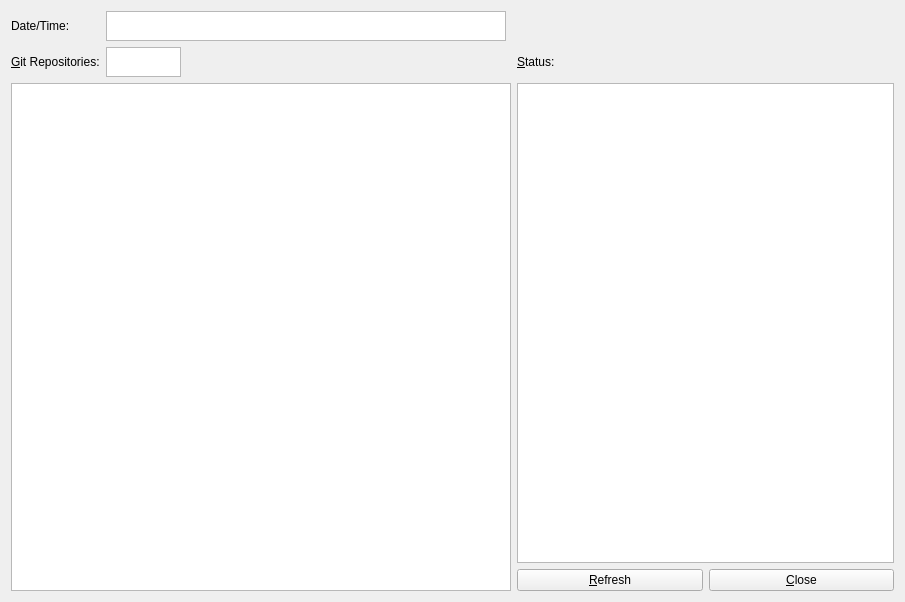
<?xml version="1.0" encoding="UTF-8"?>
<ui version="4.0">
 <author>John Schwartzman</author>
 <class>GitStatus</class>
 <widget class="QDialog" name="GitStatus">
  <property name="geometry">
   <rect>
    <x>0</x>
    <y>0</y>
    <width>905</width>
    <height>602</height>
   </rect>
  </property>
  <property name="sizePolicy">
   <sizepolicy hsizetype="MinimumExpanding" vsizetype="Preferred">
    <horstretch>0</horstretch>
    <verstretch>0</verstretch>
   </sizepolicy>
  </property>
  <property name="windowTitle">
   <string>gitStatus</string>
  </property>
  <property name="windowIcon">
   <iconset>
    <normaloff>git-gui.png</normaloff>git-gui.png</iconset>
  </property>
  <property name="toolTip">
   <string>The gitStatus Application</string>
  </property>
  <property name="statusTip">
   <string/>
  </property>
  <property name="whatsThis">
   <string>The gitStatus Application</string>
  </property>
  <layout class="QGridLayout" name="gridLayout">
   <item row="0" column="0">
    <widget class="QLabel" name="label_2">
     <property name="sizePolicy">
      <sizepolicy hsizetype="Fixed" vsizetype="Fixed">
       <horstretch>0</horstretch>
       <verstretch>0</verstretch>
      </sizepolicy>
     </property>
     <property name="lineWidth">
      <number>1</number>
     </property>
     <property name="text">
      <string>Date/Time:</string>
     </property>
    </widget>
   </item>
   <item row="0" column="1" alignment="Qt::AlignLeft|Qt::AlignTop">
    <widget class="QTextEdit" name="DateTimeEdit">
     <property name="enabled">
      <bool>true</bool>
     </property>
     <property name="sizePolicy">
      <sizepolicy hsizetype="Fixed" vsizetype="Fixed">
       <horstretch>0</horstretch>
       <verstretch>0</verstretch>
      </sizepolicy>
     </property>
     <property name="minimumSize">
      <size>
       <width>400</width>
       <height>30</height>
      </size>
     </property>
     <property name="maximumSize">
      <size>
       <width>400</width>
       <height>30</height>
      </size>
     </property>
     <property name="baseSize">
      <size>
       <width>400</width>
       <height>50</height>
      </size>
     </property>
     <property name="focusPolicy">
      <enum>Qt::NoFocus</enum>
     </property>
     <property name="acceptDrops">
      <bool>false</bool>
     </property>
     <property name="toolTip">
      <string>Date/Time Repositories Last Checked</string>
     </property>
     <property name="whatsThis">
      <string>Date/Time repositories last searched</string>
     </property>
     <property name="layoutDirection">
      <enum>Qt::LeftToRight</enum>
     </property>
     <property name="verticalScrollBarPolicy">
      <enum>Qt::ScrollBarAlwaysOff</enum>
     </property>
    </widget>
   </item>
   <item row="1" column="0">
    <widget class="QLabel" name="label_3">
     <property name="sizePolicy">
      <sizepolicy hsizetype="Fixed" vsizetype="Fixed">
       <horstretch>0</horstretch>
       <verstretch>0</verstretch>
      </sizepolicy>
     </property>
     <property name="text">
      <string>&amp;Git Repositories:</string>
     </property>
     <property name="buddy">
      <cstring>listWidgetRepo</cstring>
     </property>
    </widget>
   </item>
   <item row="1" column="1" alignment="Qt::AlignLeft|Qt::AlignTop">
    <widget class="QTextEdit" name="RepoNumFound">
     <property name="enabled">
      <bool>true</bool>
     </property>
     <property name="sizePolicy">
      <sizepolicy hsizetype="Fixed" vsizetype="Fixed">
       <horstretch>0</horstretch>
       <verstretch>0</verstretch>
      </sizepolicy>
     </property>
     <property name="minimumSize">
      <size>
       <width>75</width>
       <height>30</height>
      </size>
     </property>
     <property name="maximumSize">
      <size>
       <width>50</width>
       <height>10</height>
      </size>
     </property>
     <property name="focusPolicy">
      <enum>Qt::NoFocus</enum>
     </property>
     <property name="acceptDrops">
      <bool>false</bool>
     </property>
     <property name="toolTip">
      <string>Number of Repositories</string>
     </property>
     <property name="whatsThis">
      <string>Number of repositories</string>
     </property>
     <property name="layoutDirection">
      <enum>Qt::LeftToRight</enum>
     </property>
     <property name="verticalScrollBarPolicy">
      <enum>Qt::ScrollBarAlwaysOff</enum>
     </property>
    </widget>
   </item>
   <item row="1" column="2">
    <widget class="QLabel" name="label">
     <property name="text">
      <string>&amp;Status:</string>
     </property>
     <property name="buddy">
      <cstring>listWidgetStatus</cstring>
     </property>
    </widget>
   </item>
   <item row="2" column="0" rowspan="2" colspan="2">
    <widget class="QListWidget" name="listWidgetRepo">
     <property name="sizePolicy">
      <sizepolicy hsizetype="MinimumExpanding" vsizetype="MinimumExpanding">
       <horstretch>10</horstretch>
       <verstretch>10</verstretch>
      </sizepolicy>
     </property>
     <property name="minimumSize">
      <size>
       <width>500</width>
       <height>500</height>
      </size>
     </property>
     <property name="toolTip">
      <string>git Repositories</string>
     </property>
     <property name="statusTip">
      <string/>
     </property>
     <property name="whatsThis">
      <string>Alphabetized list of repositories</string>
     </property>
     <property name="autoFillBackground">
      <bool>false</bool>
     </property>
     <property name="frameShadow">
      <enum>QFrame::Plain</enum>
     </property>
     <property name="sizeAdjustPolicy">
      <enum>QAbstractScrollArea::AdjustToContentsOnFirstShow</enum>
     </property>
     <property name="alternatingRowColors">
      <bool>true</bool>
     </property>
     <property name="resizeMode">
      <enum>QListView::Adjust</enum>
     </property>
     <property name="uniformItemSizes">
      <bool>true</bool>
     </property>
     <property name="selectionRectVisible">
      <bool>true</bool>
     </property>
    </widget>
   </item>
   <item row="2" column="2" colspan="2">
    <widget class="QListWidget" name="listWidgetStatus">
     <property name="sizePolicy">
      <sizepolicy hsizetype="MinimumExpanding" vsizetype="MinimumExpanding">
       <horstretch>10</horstretch>
       <verstretch>10</verstretch>
      </sizepolicy>
     </property>
     <property name="minimumSize">
      <size>
       <width>300</width>
       <height>400</height>
      </size>
     </property>
     <property name="toolTip">
      <string>Status of Selected Repository</string>
     </property>
     <property name="whatsThis">
      <string>Status of selected repository</string>
     </property>
     <property name="sizeAdjustPolicy">
      <enum>QAbstractScrollArea::AdjustToContentsOnFirstShow</enum>
     </property>
     <property name="alternatingRowColors">
      <bool>true</bool>
     </property>
     <property name="resizeMode">
      <enum>QListView::Adjust</enum>
     </property>
    </widget>
   </item>
   <item row="3" column="2">
    <widget class="QPushButton" name="pushButtonRefresh">
     <property name="minimumSize">
      <size>
       <width>100</width>
       <height>0</height>
      </size>
     </property>
     <property name="toolTip">
      <string>Refresh the view</string>
     </property>
     <property name="whatsThis">
      <string>Button to Refresh the view</string>
     </property>
     <property name="autoFillBackground">
      <bool>false</bool>
     </property>
     <property name="text">
      <string>&amp;Refresh</string>
     </property>
     <property name="autoDefault">
      <bool>false</bool>
     </property>
    </widget>
   </item>
   <item row="3" column="3">
    <widget class="QPushButton" name="pushButtonClose">
     <property name="minimumSize">
      <size>
       <width>100</width>
       <height>0</height>
      </size>
     </property>
     <property name="toolTip">
      <string>Close the application</string>
     </property>
     <property name="whatsThis">
      <string>Button to close the application</string>
     </property>
     <property name="text">
      <string>&amp;Close</string>
     </property>
     <property name="autoDefault">
      <bool>false</bool>
     </property>
    </widget>
   </item>
  </layout>
 </widget>
 <tabstops>
  <tabstop>listWidgetRepo</tabstop>
  <tabstop>listWidgetStatus</tabstop>
  <tabstop>pushButtonRefresh</tabstop>
  <tabstop>pushButtonClose</tabstop>
 </tabstops>
 <resources/>
 <connections>
  <connection>
   <sender>pushButtonClose</sender>
   <signal>clicked(bool)</signal>
   <receiver>GitStatus</receiver>
   <slot>accept()</slot>
   <hints>
    <hint type="sourcelabel">
     <x>808</x>
     <y>577</y>
    </hint>
    <hint type="destinationlabel">
     <x>895</x>
     <y>-12</y>
    </hint>
   </hints>
  </connection>
 </connections>
</ui>
